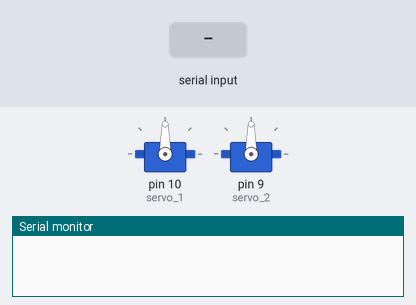
A sketch run on a simulated Arduino Uno, built with avr-gcc and run on an emulated ATmega328P. Parts: 2 × servo, the last lines printed to the serial monitor. Inputs (shaded band) come from the test bench.

Above: at 1.2 s.
1.3 s: byte 30 received over Serial
At 2.5 s:
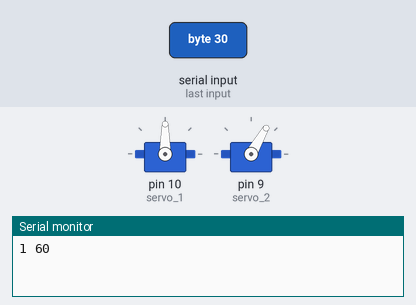
2.8 s: byte 90 received over Serial
At 3.6 s:
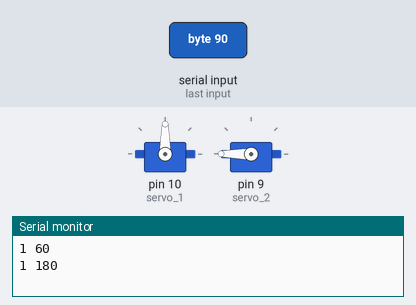
4.3 s: byte 120 received over Serial
At 4.8 s:
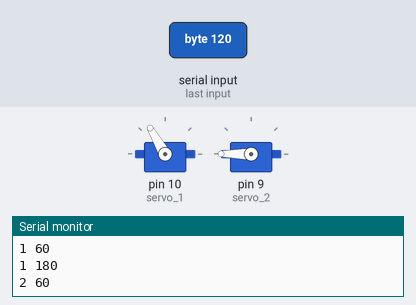
5.8 s: byte 30 received over Serial
At 7.1 s:
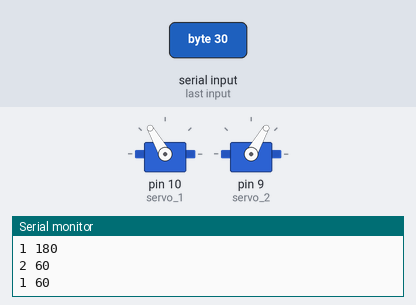
Timing chart, 0 to 8.3 s (numbered marks = the images above; inputs shaded):
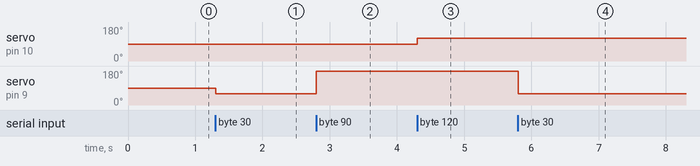

The sketch:

motores_v2.ino
```cpp
#include <Servo.h>

Servo servo_1;
Servo servo_2;
int val = 0;       // variable to store the data from the serial port

void setup() {
  servo_1.attach(10);  // asignamos el pin 9 al servo.
  servo_2.attach(9);
  Serial.begin(9600);
  servo_2.write(90);  // enviamos el valor escalado al servo.
  servo_1.write(90);  // enviamos el valor escalado al servo.
}

void loop() {
  val = Serial.read();      // read theq serial port
  int n=0;
  if (val>0 && val<=90) {
      n=2*val;
      Serial.print("1 ");
      Serial.println(n);
      servo_2.write(n);
      servo_2.write(n);
      }
    else if(val>90 && val<=180){
      n=2*val-180;
      Serial.print("2 ");
      Serial.println(n);
      servo_1.write(180-n);
      servo_1.write(180-n);
    }
    delay(5);
}
```

Measured:
- after the input at 1.3 s, servo on pin 9 (servo_2): 90° → 60° at once
- after the input at 2.8 s, servo on pin 9 (servo_2): 60° → 180° at once
- after the input at 4.3 s, servo on pin 10 (servo_1): 90° → 120° at once
- after the input at 5.8 s, servo on pin 9 (servo_2): 180° → 60° at once
